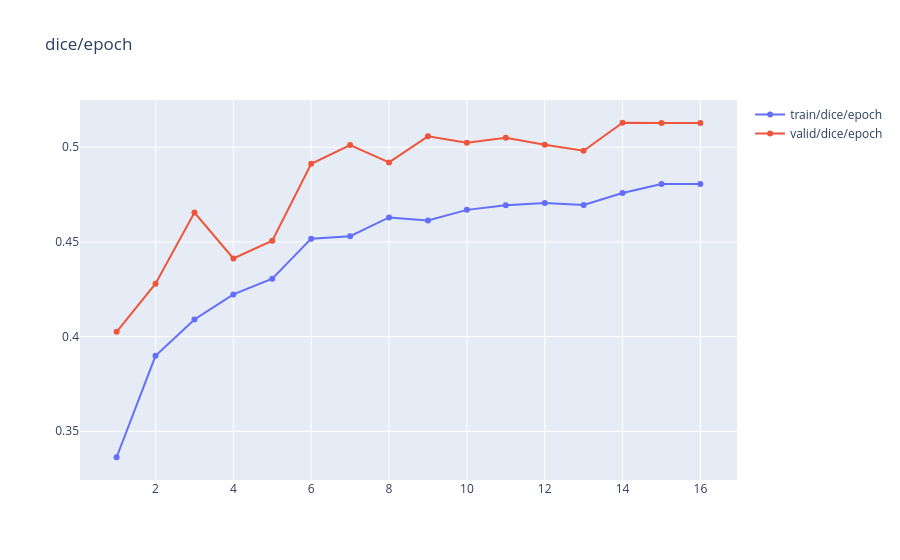
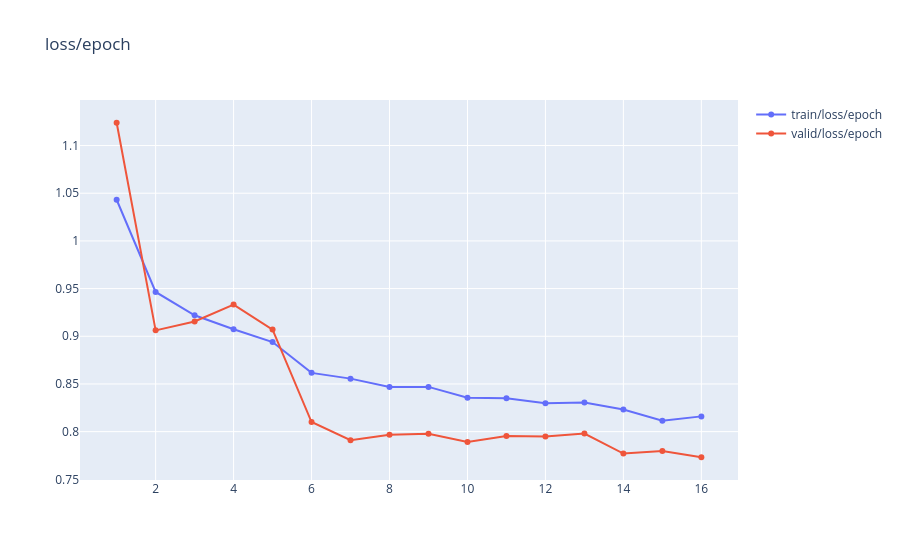
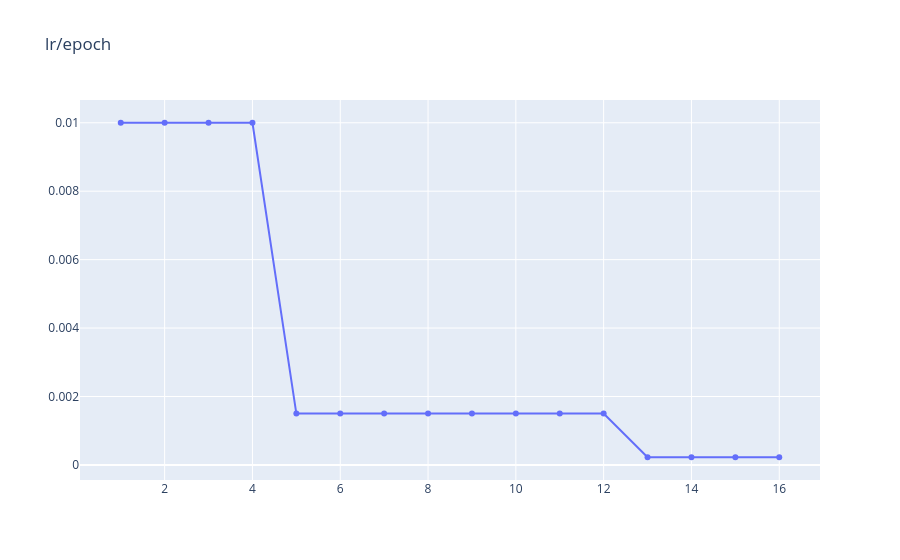

The notebook cell these images were saved under, in order:
### Code cell
from catalyst.contrib import utils
utils.plot_metrics(
    logdir=logdir, 
    # specify which metrics we want to plot
    metrics=["loss", "dice", 'lr', '_base/lr']
)

### Figure 1 — Plotly figure (JSON) as saved in the notebook; plotly's stock layout.template omitted (floating-point values rounded to 4 significant figures)
{"data": [{"name": "train/dice/epoch", "type": "scatter", "x": [1, 2, 3, 4, 5, 6, 7, 8, 9, 10, 11, 12, 13, 14, 15, 16], "y": [0.3363, 0.3899, 0.4091, 0.4223, 0.4306, 0.4517, 0.453, 0.4629, 0.4614, 0.4669, 0.4693, 0.4705, 0.4695, 0.4758, 0.4805, 0.4807]}, {"name": "valid/dice/epoch", "type": "scatter", "x": [1, 2, 3, 4, 5, 6, 7, 8, 9, 10, 11, 12, 13, 14, 15, 16], "y": [0.4025, 0.428, 0.4655, 0.4412, 0.4506, 0.4913, 0.5012, 0.492, 0.5058, 0.5024, 0.5051, 0.5013, 0.4981, 0.5129, 0.5129, 0.5128]}], "layout": {"autosize": true, "title": {"text": "dice/epoch"}, "xaxis": {"autorange": true, "range": [0.1, 16.9], "type": "linear"}, "yaxis": {"autorange": true, "hoverformat": ".5f", "range": [0.3234, 0.5259], "type": "linear"}}}

### Figure 2 — Plotly figure (JSON) as saved in the notebook; plotly's stock layout.template omitted (floating-point values rounded to 4 significant figures)
{"data": [{"name": "train/loss/epoch", "type": "scatter", "x": [1, 2, 3, 4, 5, 6, 7, 8, 9, 10, 11, 12, 13, 14, 15, 16], "y": [1.043, 0.9465, 0.9221, 0.9074, 0.8939, 0.8616, 0.8556, 0.8468, 0.8469, 0.8357, 0.8351, 0.8298, 0.8306, 0.8232, 0.8113, 0.816]}, {"name": "valid/loss/epoch", "type": "scatter", "x": [1, 2, 3, 4, 5, 6, 7, 8, 9, 10, 11, 12, 13, 14, 15, 16], "y": [1.124, 0.9062, 0.9155, 0.9333, 0.907, 0.8101, 0.7909, 0.7968, 0.7978, 0.7891, 0.7955, 0.7949, 0.798, 0.777, 0.7798, 0.7731]}], "layout": {"autosize": true, "title": {"text": "loss/epoch"}, "xaxis": {"autorange": true, "range": [0.1001, 16.9], "type": "linear"}, "yaxis": {"autorange": true, "hoverformat": ".5f", "range": [0.7474, 1.15], "type": "linear"}}}

### Figure 3 — Plotly figure (JSON) as saved in the notebook; plotly's stock layout.template omitted (floating-point values rounded to 4 significant figures)
{"data": [{"name": "_base/lr/epoch", "type": "scatter", "x": [1, 2, 3, 4, 5, 6, 7, 8, 9, 10, 11, 12, 13, 14, 15, 16], "y": [0.01, 0.01, 0.01, 0.01, 0.0015, 0.0015, 0.0015, 0.0015, 0.0015, 0.0015, 0.0015, 0.0015, 0.000225, 0.000225, 0.000225, 0.000225]}], "layout": {"autosize": true, "title": {"text": "lr/epoch"}, "xaxis": {"autorange": true, "range": [0.105, 16.89], "type": "linear"}, "yaxis": {"autorange": true, "hoverformat": ".5f", "range": [-0.000491, 0.01072], "type": "linear"}}}
